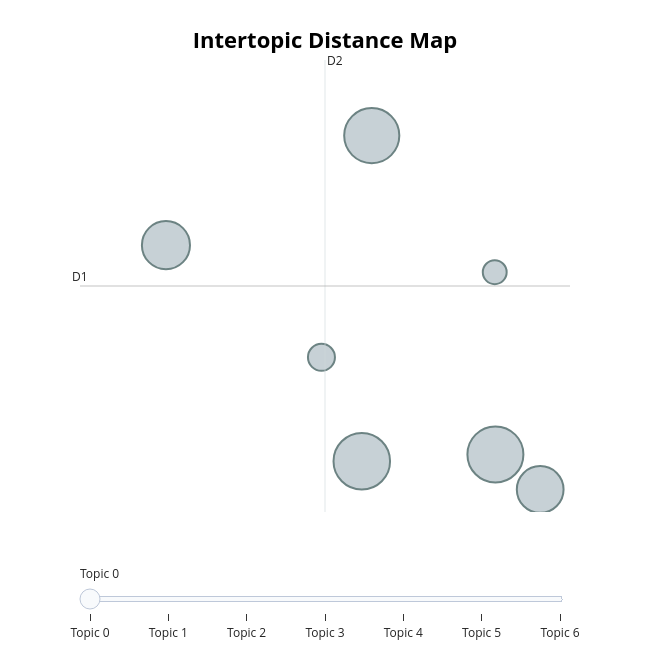

The notebook cell this image was saved under:
### Code cell
#for less than 500 wont visualize
model.visualize_topics()

### Figure 1 — Plotly figure (JSON) as saved in the notebook; plotly's stock layout.template omitted (floating-point values rounded to 4 significant figures)
{"data": [{"customdata": [[0, "taiwan | china | rt | to | the", 101], [1, "thanksgiving | happy | to | for | and", 99], [2, "mayza | the | in | gausman | to", 96], [3, "kanye | rt | west | the | twitter", 73], [4, "paypal | rt | to | they | misinformation", 69], [5, "en | de | rt | nist1k | follow", 23], [6, "you | kanye | jewish | people | west", 18]], "hovertemplate": "<b>Topic %{customdata[0]}</b><br>Words: %{customdata[1]}<br>Size: %{customdata[2]}", "legendgroup": "", "marker": {"color": "#B0BEC5", "line": {"color": "DarkSlateGrey", "width": 2}, "size": [101, 99, 96, 73, 69, 23, 18], "sizemode": "area", "sizeref": 0.06313, "symbol": "circle"}, "mode": "markers", "name": "", "orientation": "v", "showlegend": false, "type": "scatter", "x": [-2.734, -1.765, -2.662, -4.154, -1.441, -3.027, -1.77], "xaxis": "x", "y": [3.325, 3.451, 9.397, 7.354, 2.798, 5.262, 6.85], "yaxis": "y"}], "layout": {"annotations": [{"showarrow": false, "text": "D1", "x": -4.777, "y": 6.592, "yshift": 10}, {"showarrow": false, "text": "D2", "x": -3.001, "xshift": 10, "y": 10.81}], "height": 650, "hoverlabel": {"bgcolor": "white", "font": {"family": "Rockwell", "size": 16}}, "legend": {"itemsizing": "constant", "tracegroupgap": 0}, "margin": {"t": 60}, "shapes": [{"line": {"color": "#CFD8DC", "width": 2}, "type": "line", "x0": -3.001, "x1": -3.001, "y0": 2.379, "y1": 10.81}, {"line": {"color": "#9E9E9E", "width": 2}, "type": "line", "x0": -4.777, "x1": -1.225, "y0": 6.592, "y1": 6.592}], "sliders": [{"active": 0, "pad": {"t": 50}, "steps": [{"args": [{"marker.color": [["red", "#B0BEC5", "#B0BEC5", "#B0BEC5", "#B0BEC5", "#B0BEC5", "#B0BEC5"]]}], "label": "Topic 0", "method": "update"}, {"args": [{"marker.color": [["#B0BEC5", "red", "#B0BEC5", "#B0BEC5", "#B0BEC5", "#B0BEC5", "#B0BEC5"]]}], "label": "Topic 1", "method": "update"}, {"args": [{"marker.color": [["#B0BEC5", "#B0BEC5", "red", "#B0BEC5", "#B0BEC5", "#B0BEC5", "#B0BEC5"]]}], "label": "Topic 2", "method": "update"}, {"args": [{"marker.color": [["#B0BEC5", "#B0BEC5", "#B0BEC5", "red", "#B0BEC5", "#B0BEC5", "#B0BEC5"]]}], "label": "Topic 3", "method": "update"}, {"args": [{"marker.color": [["#B0BEC5", "#B0BEC5", "#B0BEC5", "#B0BEC5", "red", "#B0BEC5", "#B0BEC5"]]}], "label": "Topic 4", "method": "update"}, {"args": [{"marker.color": [["#B0BEC5", "#B0BEC5", "#B0BEC5", "#B0BEC5", "#B0BEC5", "red", "#B0BEC5"]]}], "label": "Topic 5", "method": "update"}, {"args": [{"marker.color": [["#B0BEC5", "#B0BEC5", "#B0BEC5", "#B0BEC5", "#B0BEC5", "#B0BEC5", "red"]]}], "label": "Topic 6", "method": "update"}]}], "title": {"font": {"color": "Black", "size": 22}, "text": "<b>Intertopic Distance Map", "x": 0.5, "xanchor": "center", "y": 0.95, "yanchor": "top"}, "width": 650, "xaxis": {"anchor": "y", "domain": [0, 1], "range": [-4.777, -1.225], "title": {"text": ""}, "visible": false}, "yaxis": {"anchor": "x", "domain": [0, 1], "range": [2.379, 10.81], "title": {"text": ""}, "visible": false}}}
